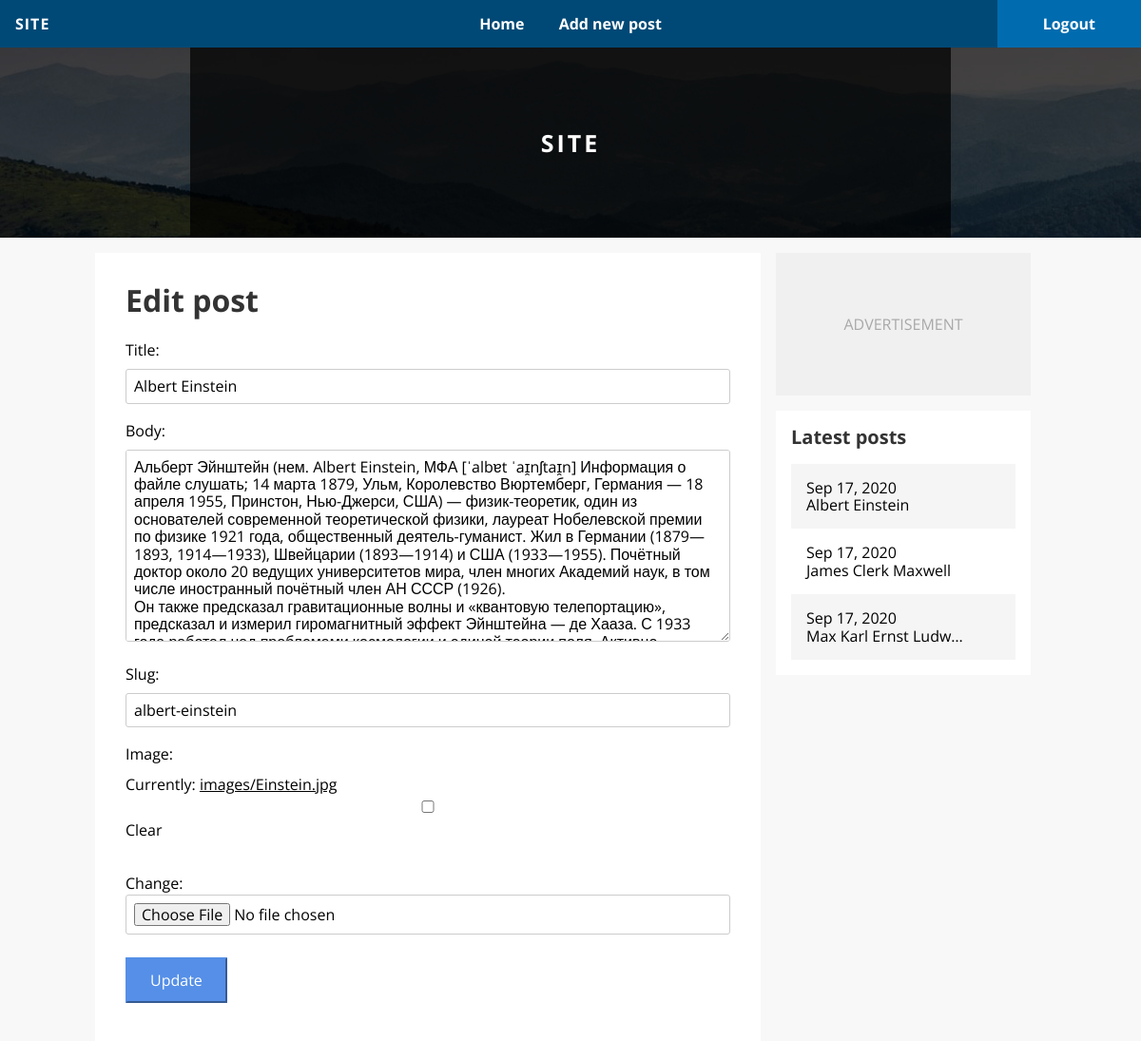
The app's page /blog/edit/1/ (signed in), older data.
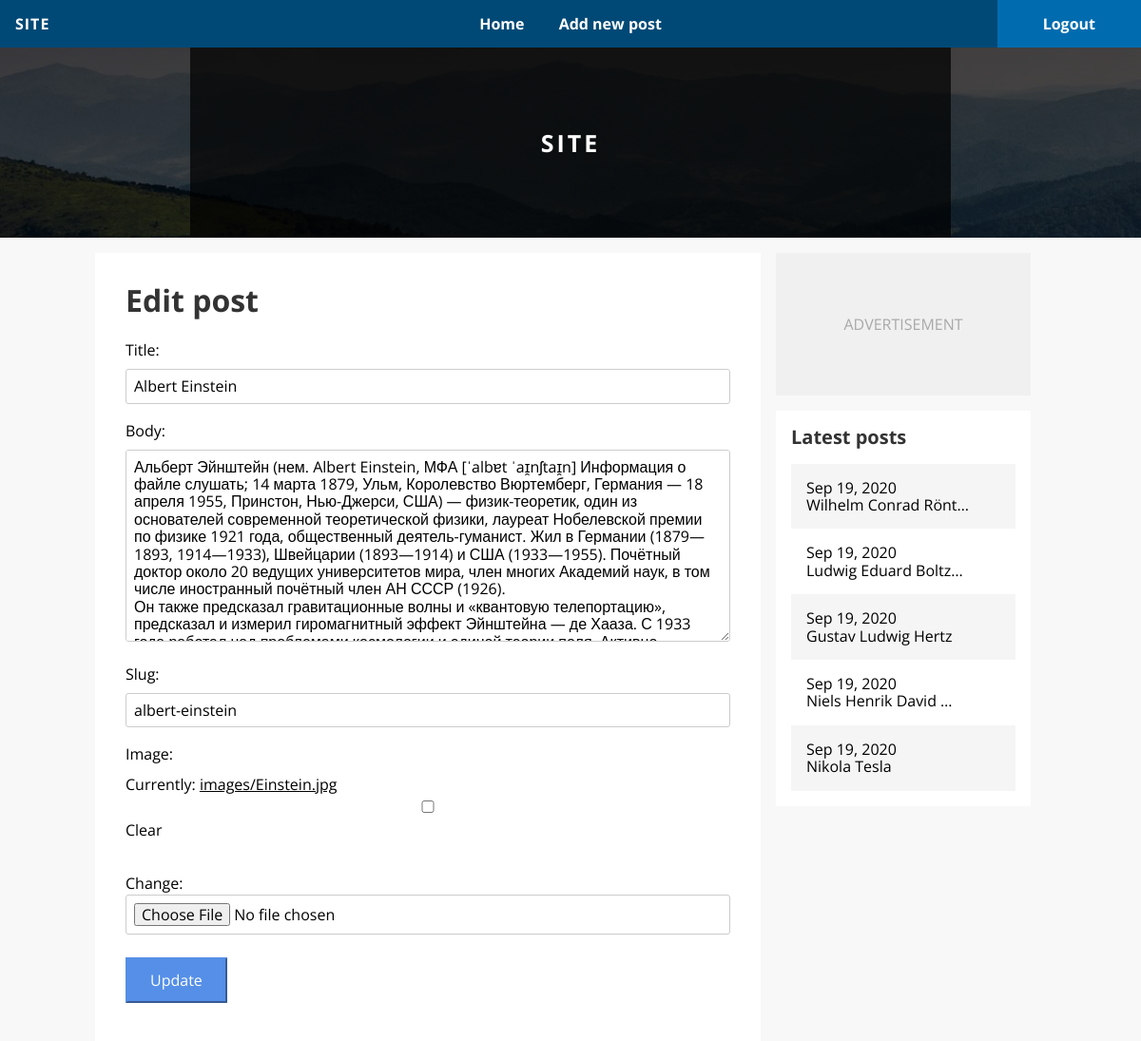
The same page, newer data.
### blog/models.py (models this page shows, shortened)
class Post(models.Model):
    title = models.CharField(default='', max_length=255)
    body = models.TextField(default='', blank=True)
    slug = models.SlugField(default='', blank=True, max_length=255)
    date = models.DateTimeField(auto_now_add=True, null=True)
    update = models.DateTimeField(auto_now=True, null=True)
    author = models.ForeignKey(User, null=True, blank=True, on_delete=models.CASCADE)
    tags = TaggableManager()
    image = models.ImageField(default='', blank=True, upload_to='images')
    image_thumbnail = ImageSpecField(source='image', processors=[ResizeToFill(700, 150)],
                                     format='JPEG', options={'quality': 60})
    def get_absolute_url(self):
        return reverse('blog:detail', kwargs={'slug': self.slug})

### blog/views.py (the view)
# urls.py: path('edit/<int:pk>/', views.edit, name='edit'),
@permission_required('blog.change_post', raise_exception=True)
def edit(request, pk=None):
    post = get_object_or_404(Post, pk=pk)
    if request.method == 'POST':
        form = PostForm(request.POST, request.FILES, instance=post)
        if form.is_valid():
            form.save()
            return redirect('blog:detail', slug=post.slug)
    else:
        form = PostForm(instance=post)
    return render(request, 'blog/edit.html',
                  {'section': 'blog_edit',
                   'form': form,
                   'post': post,
                   })

### blog/forms.py
class PostForm(ModelForm):
    class Meta:
        model = Post
        fields = ['title',
                  'body',
                  'slug',
                  'tags',
                  'image']

### blog/context_processors.py (called while the page is built)
def latest_posts(request):
    posts = Post.objects.filter().order_by('-date')[:5]
    return {'latest_posts': posts}

### templates/blog/edit.html (shortened to what this page needs)
{% extends "base.html" %}
{% block title %}<h1>Edit post</h1>{% endblock %}
{% block content %}
<form action="{% url 'blog:edit' post.pk %}" method="post" enctype="multipart/form-data">
    {{ form.as_p }}
    <button class="button" type="submit">Update</button>
</form>
{% endblock %}

### templates/base.html (shortened to what this page needs)
<!DOCTYPE html>
{% load static %}
<html lang="en">
<head>
    <link rel="stylesheet" href="https://use.fontawesome.com/releases/v5.8.2/css/all.css"
>
    <link rel="stylesheet" href="{% static 'css/base.css' %}">
</head>
<body>
<div class="header">
    <div class="header-top">
        <div class="header-brand">Site</div>
        <ul class="header-menu">
            <li class="header-menu-li">
                <a class="header-menu-a {% if section == 'home' %} header-menu-a-active {% endif %}"
                   href="{% url 'home' %}">Home</a>
            </li>
            {% if perms.blog.add_post %}
            <li class="header-menu-li">
                <a class="header-menu-a {% if section == 'blog_create' %} header-menu-a-active {% endif %}"
                   href="{% url 'blog:create' %}">Add new post</a>
            </li>
            {% endif %}
        </ul>
        <div class="header-account">
        {% if not user.is_authenticated %}
            <a class="header-account-a" href="{% url 'account_login' %}">Login</a>
            {% else %}
            <a class="header-account-a" href="{% url 'account_logout' %}">Logout</a>
            {% endif %}
        </div>
    </div>
    <div class="header-bottom">
        <div class="header-bottom-content">
            Site
        </div>
    </div>
</div>
<div class="main">
    <div class="content">
        {% block title %}{% endblock %}
        {% block content %}Some default content{% endblock %}
    </div>
    <div class="sidebar">
        <div class="sidebar-ad">Advertisement</div>
        {% include 'blog/_post_list.html' with heading='Latest posts' %}
    </div>
</div>
</body>
</html>

### templates/blog/_post_list.html
<div class="post-list">
    <h2 class="post-list-heading">{{ heading }}</h2>
    {% for post in latest_posts %}
    <a href="{{ post.get_absolute_url }}"
       class="post-list-link {% cycle 'odd' 'even' %}">
        <div class="post-listl-data">{{ post.date|date:"M j, Y" }}</div>
        <div class="post-list-title">{{ post.title|truncatechars:20 }}</div>
    </a>
    {% endfor %}
</div>

### static/css/base.css (style rules this page uses)
html { line-height:1.15;-webkit-text-size-adjust:100% }
body { margin:0 }
h1 { font-size:2em;margin:0.67em 0 }
a { background-color:transparent }
button,input,optgroup,select,textarea { font-family:inherit;font-size:100%;line-height:1.15;margin:0 }
button,input { overflow:visible }
button,select { text-transform:none }
button,[type="button"],[type="reset"],[type="submit"] { -webkit-appearance:button }
textarea { overflow:auto }
[type="checkbox"],[type="radio"] { box-sizing:border-box;padding:0 }
* { box-sizing:border-box }
body { font-family:'Open Sans', sans-serif;padding-top:50px;background-color:#f8f8f8 }
html { overflow-y:scroll }
a { color:#000 }
p { line-height:1.5em }
h1,h2 { color:#333;margin-top:0 }
.button,button[type="submit"],input[type="submit"] { background-color:#558FE7;border-color:#558FE7;border-radius:1px;padding:0.8em 1.5em;color:#fff;display:inline-block;margin:0.5em 0.5em 0.5em 0;text-decoration:none;width:auto }
.header-top { height:50px;background-color:#004976;color:#fff;font-weight:bold;position:fixed;top:0;width:100%;line-height:50px }
.header-brand { text-transform:uppercase;position:absolute;left:1em;letter-spacing:1px }
.header-menu { margin:0;padding-left:0;text-align:center;list-style:none }
.header-menu-li { display:inline-block }
.header-menu-a { display:inline-block;color:#fff;text-decoration:none;height:50px;padding:0 1em }
.header-account { position:absolute;right:0;top:0;padding:0 3em;background-color:#006CAF }
.header-account-a { color:#fff;text-decoration:none }
.header-bottom { height:200px;background:url("../../static/images/header-bg.jpg") repeat-x;text-align:center }
.header-bottom-content { height:200px;width:800px;display:inline-block;background:rgba(0,0,0,0.7);line-height:200px;color:#fff;font-size:25px;font-weight:bold;text-transform:uppercase;letter-spacing:3px }
.main { margin:0 auto;width:1000px;padding-top:1em }
.content { width:70%;float:left;background-color:#fff;padding:2em }
.sidebar { width:30%;float:left;padding:0 1em 1em 1em }
.sidebar-ad { margin-bottom:1em;text-align:center;background-color:#F0F0F0;height:150px;line-height:150px;color:#A8A8A8;text-transform:uppercase }
.post-list { background-color:#fff;padding:1em }
.post-list-heading { font-size:20px;margin-top:0 }
.post-list-link { padding:1em;display:block;text-decoration:none }
.post-list .odd { background-color:#F5F5F5 }
form label { display:block;margin-bottom:0.5em }
form input,form textarea { width:100%;padding:0.5em;border-radius:3px;border:1px solid #ccc }

Row changes from the older to the newer data that the page shows:
no longer on one of the page's lists (row unchanged): Post: date "Sep 17, 2020", title "Albert Einstein"
no longer on this page (row edited): Post: date "Sep 17, 2020", title "James Clerk Maxwell"
no longer on this page (row edited): Post: date "Sep 17, 2020", title "Max Karl Ernst Ludw…"
added Post: date "Sep 19, 2020", title "Wilhelm Conrad Rönt…"
added Post: date "Sep 19, 2020", title "Ludwig Eduard Boltz…"
added Post: date "Sep 19, 2020", title "Gustav Ludwig Hertz"
added Post: date "Sep 19, 2020", title "Niels Henrik David …"
added Post: date "Sep 19, 2020", title "Nikola Tesla"
